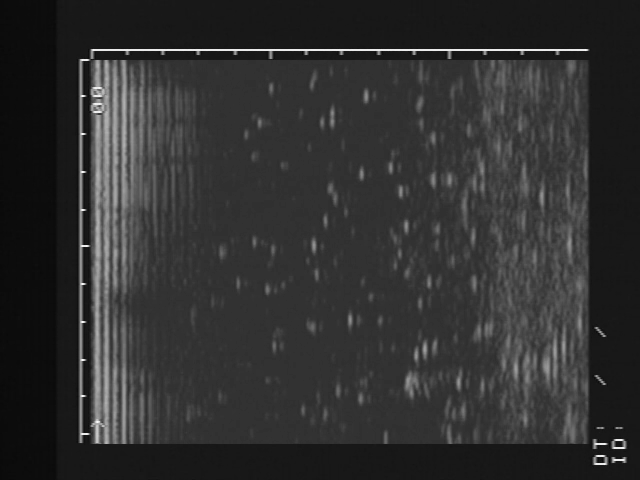
#> input picture frame 28 of Data/scan-3D-ball.mp4, 640 x 480 px, given in place of the camera
$ python pong.py
#> lines starting #> are read from the running program, lines starting #| are printed output that depends on the picture; after the words box and inside, x2 and y2 are one past the last pixel; in counts of white or black regions, pixels touching at a corner belong together
#> in play_video, frame is the input picture: shape (480, 640, 3); min 4, max 255, mean 48.5
#> in prepare_video, `src = cv2.rotate(frame, cv2.ROTATE_90_CLOCKWISE)`:
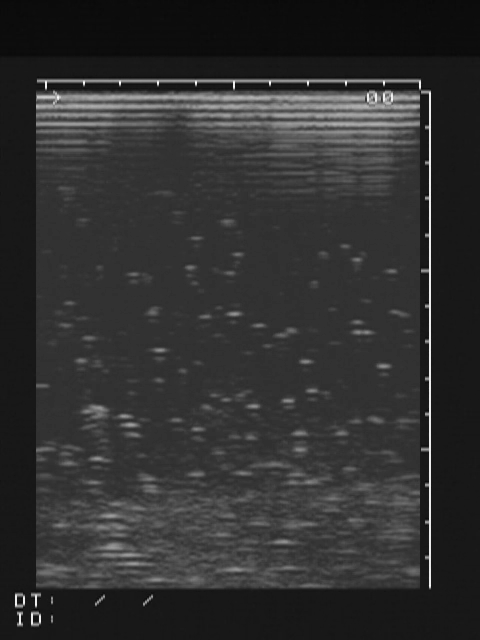
#> src: shape (640, 480, 3); min 4, max 255, mean 48.5
### Demos/Helpers/Player.py
import cv2
import numpy as np
from matplotlib import pyplot
from cv2.typing import MatLike
from .Parameters import KEYS, COLORS
from .Demo_Class import Demo
# from threading import Thread

VIDEO_ID = 2 # video id for the virtual camera
DEFAULT_VID = "../Data/Finger1.mp4"
DEFAULT_OUT_DIR = "../Data/Out"

WINDOW = "Demos"
TRACKBAR = "Input"
TRACKBAR_MIN = 0
TRACKBAR_MAX = 255
US_AREA_THRESHOLD = 40 # pong needs 20 / painter needs 40 (now for some reason)
PROBE_ARTIFACT = 10

# ----- HELPERS ----- #

class US_Area():
    """The area of the image/video that contains only the ultrasound scan"""
    def __init__(self) -> None:
        self.x = 0 # top right
        self.y = 0 # top right
        self.w = 0
        self.h = 0

    def update_US_area(self, gray:MatLike, threshold=US_AREA_THRESHOLD) -> bool:
        """Find the original image so only the Ultrasound scan area is left"""
#> called with threshold = 40
        _, thresh = cv2.threshold(gray, threshold, 255, cv2.THRESH_BINARY)
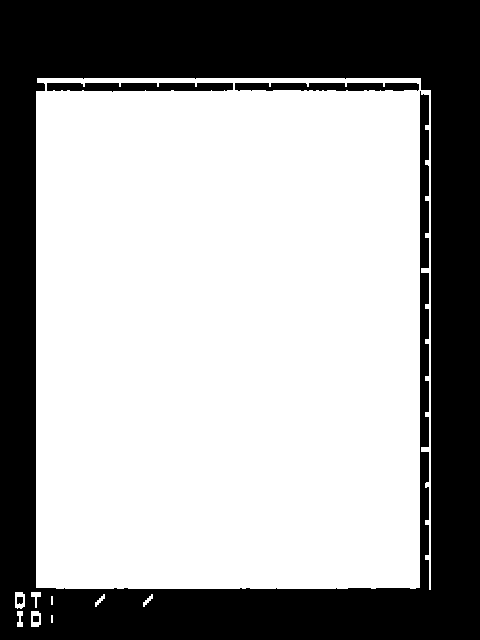
#> thresh: shape (640, 480); 63.5% white; 5 black regions, box (x1, y1, x2, y2) and area: (0, 0, 480, 640) 109211, (47, 83, 233, 92) 1434, (235, 83, 419, 91) 1326, (17, 597, 23, 604) 40, (33, 616, 39, 622) 36
        eroded = cv2.erode(thresh, None, iterations=1) # get rid of text/lines
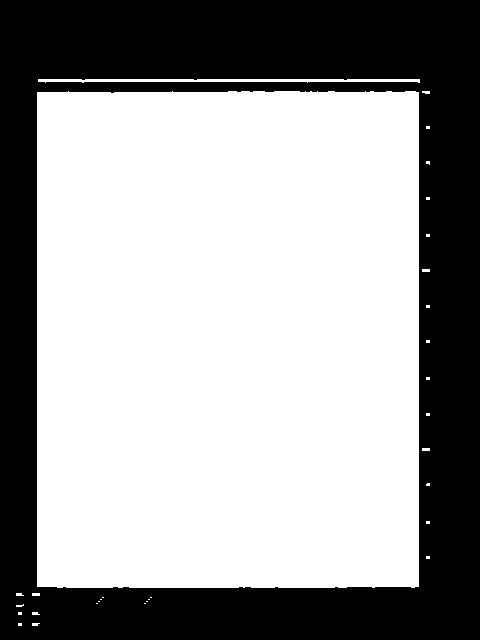
#> eroded: shape (640, 480); 62.2% white; 1 black region
        contours, _ = cv2.findContours(eroded, cv2.RETR_TREE, cv2.CHAIN_APPROX_NONE)
#> contours = 31 contours, 29 with area under 20; largest, box (x1, y1, x2, y2) and area: (37, 91, 419, 588) 188569, (38, 79, 420, 83) 758

        if len(contours) == 0: return False
        x, y, w, h = cv2.boundingRect(max(contours, key=cv2.contourArea))
#> x = 37; y = 91; w = 382; h = 497

        # only change if the x/y coordinates change
        # NOTE: might have to change to w/h to actually detect zoom changes
        if self.x != x and self.y != y:
            self.set_area_parameters(x, y, w, h)
            return True
        return False

    def set_area_parameters(self, x:int, y:int, w:int, h:int):
#> called with x = 37, y = 91, w = 382, h = 497
        self.x = x
#> self.x = 37
        self.y = y
#> self.y = 91
        self.w = w
#> self.w = 382
        self.h = h
#> self.h = 497
#> in prepare_video, `changed_area = self.area.update_US_area(gray, self.demo.us_area_thresh..`: changed_area = True

    def mask_US_area(self, img):
        """Return a copy of the image that is masked to the US-Area (rest is black)"""
        black = np.zeros((img.shape[0], img.shape[1], 3), np.uint8)
        black = cv2.cvtColor(black, cv2.COLOR_BGR2GRAY)
        cv2.rectangle(black, (self.x, self.y), (self.x+self.w, self.y+self.h), COLORS.WHITE, -1)
#> black: shape (640, 480); 62.1% white; 1 black region, box (x1, y1, x2, y2) and area: (0, 0, 480, 640) 116466
        cv2.rectangle(black, (self.x, self.y), (self.x+self.w, self.y+PROBE_ARTIFACT), COLORS.BLACK, -1)
        # -> remove the very top of the area, as there are a lot of probe artifacts and nothing else

        # HACK: remove bottom of area for testing
        cv2.rectangle(black, (self.x, self.y+self.h-PROBE_ARTIFACT), (self.x+self.w, self.h+self.h), COLORS.BLACK, -1)
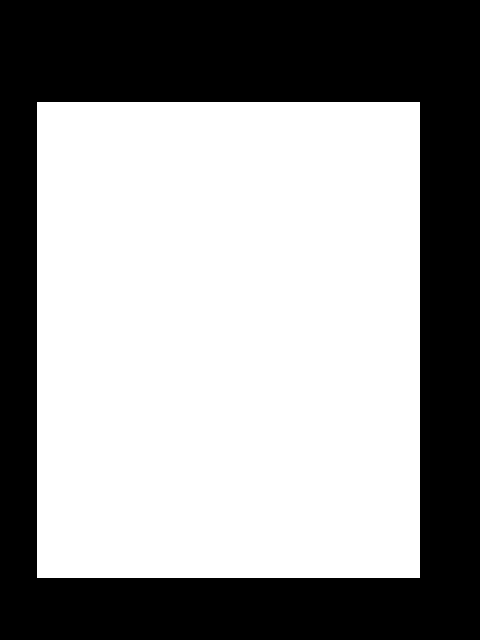
#> black: shape (640, 480); 59.3% white; 1 black region, box (x1, y1, x2, y2) and area: (0, 0, 480, 640) 124892

        _, mask = cv2.threshold(black, 127, 255, 0)
        return cv2.bitwise_and(img, img, mask=mask)
        # via: https://stackoverflow.com/a/42007566
        # ROI = image[y:y+h, x:x+w] (https://stackoverflow.com/a/58177717)


# ----- PLAYER ----- #

class Player():
    def __init__(self, demo:Demo, video:str=DEFAULT_VID) -> None:
        self.demo = demo
        self.area = None
        self.video = video
        self.area = US_Area()
        self.us_area_threshold = US_AREA_THRESHOLD

        self.cap = None

    def start_player(self):
        self.cap = cv2.VideoCapture(VIDEO_ID)
        # self.cap.set(cv2.CAP_PROP_BUFFERSIZE, 2)

        if not self.cap.isOpened():
            if ".mp4" in self.video:
                print("[INFO] - could not find a stream, will use video")
                self.cap = cv2.VideoCapture(self.video)
                self.play_video(self.cap)
            else:
                print("[INFO] - found image")
                frame = cv2.imread(self.video)
                self.show_img(frame)
        else:
            self.play_video(self.cap)

    # [20 lines left out: function show_img, not called in this run]

    def play_video(self, cap:cv2.VideoCapture):

        cv2.namedWindow(WINDOW)
        cv2.createTrackbar("Area", WINDOW, self.demo.us_area_threshold, 255, self.demo.adjust_area)
        cv2.createTrackbar(self.demo.get_slider_name(), WINDOW, self.demo.slider_value,
                            self.demo.slider_max, self.demo.set_slider_input)

        last_frame = None

        while cap.isOpened():
            ret, frame = cap.read()
            if not ret:
                break

            # DEMO output
            frame, masked = self.prepare_video(frame) # only find us area once ?
            out = self.do_demo(frame, masked)

            # KEYBOARD interactions
            key = cv2.waitKeyEx(25)
            if key == ord("q") or key == KEYS.ESC:
                last_frame = out
                return
            else:
                self.handle_key_interaction(key, out)

            # OUT
            cv2.imshow(WINDOW, out)

        self.demo.on_finished(out)
        cv2.destroyAllWindows()
        cap.release()

    # [16 lines left out: function handle_key_interaction, not called in this run]

    # TODO show info about possible key interactions

    def prepare_video(self, frame:MatLike) -> tuple[MatLike]:
        """Rotate the video and find the US area"""
        src = cv2.rotate(frame, cv2.ROTATE_90_CLOCKWISE)
        gray = cv2.cvtColor(src, cv2.COLOR_BGR2GRAY)
        changed_area = self.area.update_US_area(gray, self.demo.us_area_threshold)
        if changed_area:
            self.demo.set_US_area(self.area) # ?
        roi = self.area.mask_US_area(src)
        return (src, roi)

    def do_demo(self, frame:MatLike, gray:MatLike):
        return self.demo.do(frame, gray)

    def save_frame(self, frame:MatLike):
        self.demo.save(frame)

### Demos/Helpers/Demo_Class.py
import os
import cv2
import time
import numpy as np
from .Parameters import COLORS, KEYS
from abc import abstractmethod
from cv2.typing import MatLike

FPS_POS = (10, 20)

DEFAULT_SLIDER_VALUE = 6 # 130 6
DEFAULT_MAX_SLIDER_VALUE = 20 # 255 # 20
DEFAULT_SLIDER_TEXT = "Colors"
DEFAULT_OUT_DIR = "../Data/Out"

DEFAULT_US_AREA_THRESHOLD = 40

class Demo():
    def __init__(self) -> None:
        print("[DEMO] -", self.get_name())
        self.is_debug = False
        self.image_w = None
        self.image_h = None
        self.masked_w = None
        self.masked_h = None

        self.slider_value = DEFAULT_SLIDER_VALUE
        self.slider_max = DEFAULT_MAX_SLIDER_VALUE
        self.slider_name = DEFAULT_SLIDER_TEXT
        self.slider_contours = None

        self.us_area_threshold = DEFAULT_US_AREA_THRESHOLD
        self.area = None

    def get_name(self)-> str:
        return self.__class__.__name__

    def write_text(self, frame:MatLike, text:str, pos:tuple[int])-> None:
        cv2.putText(frame, text, pos, cv2.FONT_HERSHEY_PLAIN, 1, COLORS.WHITE, 1, cv2.LINE_AA)

    def show_fps(self, frame:MatLike)->MatLike:
        self.new_frame_time = time.time()
        try:
            fps = 1 / (self.new_frame_time - self.prev_frame_time)
            fps = int(fps)
        except:
            fps = "x"
        self.prev_frame_time = self.new_frame_time
        text = f"fps: {str(fps)}"
        cv2.putText(frame, text, FPS_POS, cv2.FONT_HERSHEY_PLAIN, 1, COLORS.WHITE, 1, cv2.LINE_AA)

    def toggle_debug(self):
        self.is_debug = not self.is_debug
        print(f"[DEBUG] - {self.is_debug}")

    def get_slider_name(self)-> str:
        return self.slider_name

    def set_slider_input(self, input:int):
        self.slider_value = input

    def adjust_area(self, input:int):
        self.us_area_threshold = input

    # [11 lines left out: function set_slider_with_keys, not called in this run]

    def visualize_slider_change(self, frame):
        if self.slider_contours != None:
            cv2.drawContours(frame, self.slider_contours, -1, COLORS.PURPLE, 1)

    def set_dimensions(self, frame:MatLike, masked:MatLike):
        """Set the dimensions of the frame area"""
        if self.image_h == None and self.image_w == None:
            self.image_h, self.image_w, _ = frame.shape
#> self.image_h = 640; self.image_w = 480
            # self.masked_h, self.masked_w, _ = masked.shape # ??

            print(f"[INFO] Frame is: {self.image_h} x {self.image_w} px (h x w)")
#| [INFO] Frame is: 640 x 480 px (h x w)
            # print(f"[INFO] Mask  is: {self.masked_h} x {self.masked_w} px (h x w)") # ??

    def set_US_area(self, area):
        self.us_area = area

    # ----- ABSTRACT METHODS (for individual overriding) ----- #

    # [17 lines left out: functions on_finished, save, not called in this run]

    @abstractmethod
    def reset(self):
        print("Nothing to reset...")

    @abstractmethod
    def start(self):
        print("Noting to start...")

    @abstractmethod
    def free_key_interaction(self):
        print("Nothing is set...")

    # ----- ALGORITHM - STUFF ----- #

    def pre_tasks(self, frame:MatLike, masked:MatLike):
        """Bundled tasks before every demo"""
        self.set_dimensions(frame, masked)
        self.show_fps(masked)

    @abstractmethod
    def do(self, frame:MatLike, masked:MatLike)-> MatLike:
        """Abstract Method to be overridden by the specific demos.
           This is where the algorithm gets executed. Returns an image."""
        self.pre_tasks(frame, masked)

    @abstractmethod
    def segment(self, frame:MatLike)-> tuple[list, MatLike]:
        """Default segmentation method. Returns the 'brightest' contours."""

        # blur
        frame = cv2.GaussianBlur(frame, (5,5), 0)

        contours, result = color_quantization(frame, self.slider_value)
        # contours, result = threshold(frame, self.slider_value)
        if self.is_debug:
            result = cv2.cvtColor(result, cv2.COLOR_GRAY2BGR)
            cv2.drawContours(result, contours, -1, COLORS.PURPLE, 1)
            return contours, result

        return contours, frame

# ----- SEGMENTATION ----- #

def grayscale(frame:MatLike)-> MatLike:
    """Convert to gray, if it is not already"""
    gray = frame
    if len(frame.shape) == 3:
        gray = cv2.cvtColor(frame, cv2.COLOR_BGR2GRAY)
    return gray

# [5 lines left out: function threshold, not called in this run]

def color_quantization(frame:MatLike, num_colors) -> tuple[MatLike, MatLike]:
    """Use color quantization to segment the image. Returns found contours"""
#> called with num_colors = 6
    # via: https://stackoverflow.com/a/66339640

    frame = cv2.blur(frame, (7,7))

    # convert to gray as float in range 0 to 1
    gray = grayscale(frame)
    gray = gray.astype(np.float32)/255

    # quantize and convert back to range 0 to 255 as 8-bits
    result = 255*np.floor(gray*num_colors+0.5)/num_colors
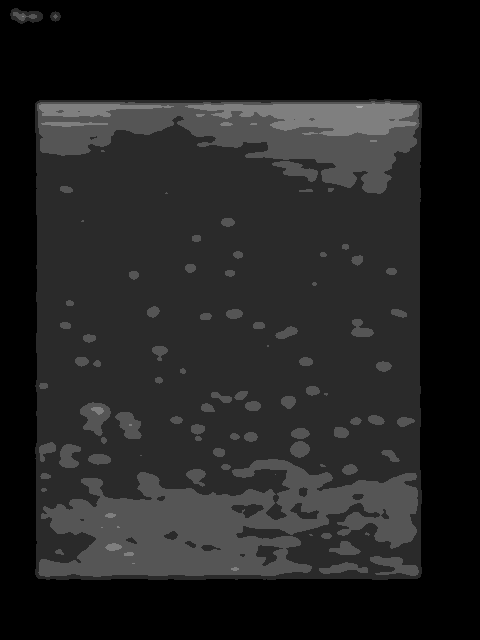
#> result: shape (640, 480) float32; min 0, max 170, mean 33.7
    result = result.clip(0,255).astype(np.uint8)

    # find contours
    _, thresh = cv2.threshold(result, 90, 255, cv2.THRESH_BINARY_INV) # NOTE: Magic number
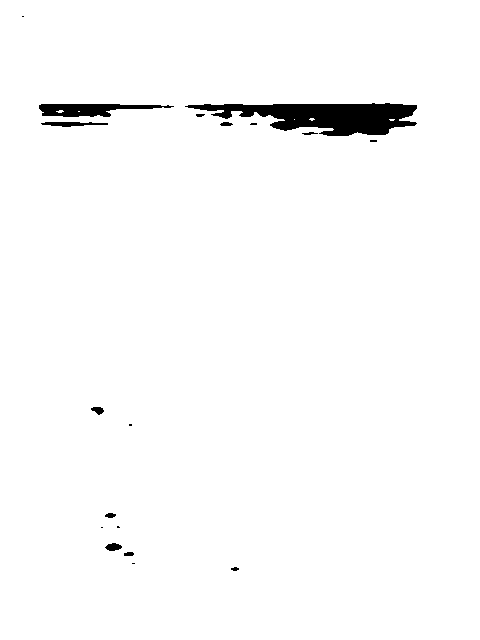
#> thresh: shape (640, 480); 98% white; 18 black regions (7 under 20 px)
    contours, _ = cv2.findContours(thresh, cv2.RETR_TREE, cv2.CHAIN_APPROX_NONE)
#> contours = 24 contours, 10 with area under 20; largest, box (x1, y1, x2, y2) and area: (0, 0, 480, 640) 306081, (184, 102, 418, 137) 4782, (38, 103, 175, 118) 1230, (40, 121, 109, 128) 280, (104, 542, 123, 552) 112

    # filter contours and drop the biggest (entire image), and contours with too small areas (noise)
    contours = sorted(contours, key=cv2.contourArea)
    contours = contours[:-1]
#> contours = 23 contours, 10 with area under 20; largest, box (x1, y1, x2, y2) and area: (184, 102, 418, 137) 4782, (38, 103, 175, 118) 1230, (40, 121, 109, 128) 280, (104, 542, 123, 552) 112, (90, 406, 105, 416) 82
    contours = list(filter(drop_small_areas, contours))
#> contours = 3 contours; box (x1, y1, x2, y2) and area: (184, 102, 418, 137) 4782, (38, 103, 175, 118) 1230, (40, 121, 109, 128) 280

    return contours, result

def drop_small_areas(cnt):
    return cv2.contourArea(cnt) > 200
    # NOTE: Magic Number!!

### Demos/pong.py
import cv2
import math
import random
import numpy as np
from cv2.typing import MatLike
from Helpers.Demo_Class import Demo, grayscale
from Helpers.Player import Player
from Helpers.Parameters import COLORS

"""
Main implementation of the PONG Demo:
    - simplified pong-type game inspired by ultrasound reflections
    - ball falls down the play field and is reflected by hyperechoic objects (e.g. finger)

Ultrasound settings:
    - basically, dimm the image
        - reduce/change the amplification so that your finger is very visible, but very little else
        - but should be pretty close to default settings
        - similar to painter.py
    - Example /w Philips SDR-1200:
        - Amplification of entire field: 40 (out of 60)
        - Amplification of near field: 30
        - Focus: Middle and Far (F1)
"""

# Area at the top of the US_IMAGE that contains noise from the probe (adjust as needed)
SENSOR_ARTIFACT_AREA = 100

# How much to go to each side of the collision point on the contour
OFFSET_COLLISION_END_POINTS = 10

# Pong Settings
SPEED = 8
CIRCLE_RADIUS = 10

DEGREES_90 = 90
DEGREES_180 = 180


class Game(Demo):
    def __init__(self) -> None:
        super().__init__()
        self.pong = Pong()

    def do(self, frame: MatLike, masked: MatLike) -> MatLike:
        super().do(frame, masked)

        contours, frame = self.segment(masked)
        self.do_pong(frame, contours)

        return frame

    def do_pong(self, frame:MatLike, contours):
        if self.image_h == None: pass
        self.pong.set_area(self.us_area)
        self.pong.update(self.image_h, self.image_w, contours)
        self.pong.draw(frame, self.is_debug)

# ----- PONG ----- #

class Pong():
    def __init__(self) -> None:
        self.speed = SPEED
        self.radius = CIRCLE_RADIUS
        self.color = COLORS.GREEN
        self.score = 0

        self.x0 = 250 # starting point
        self.y0 = 0 # starting point
        self.x = self.x0
        self.y = self.y0
        self.incidence_start = [self.x0, self.y0]
        self.reflection_angle = math.radians(DEGREES_90)
        self.collision_line = []
        self.reflection_line = []
        self.incidence_line = []
        self.has_reflected = False # so it doesn't bounce inside the contour

        self.us_area = None # the actual US area

    # ----- GAME LOGIC ----- #

    def set_area(self, area):
        if area != None and self.us_area != None: return
        self.us_area = area

    def update(self, image_height, image_width, contours):
#> called with image_height = 640, image_width = 480
        if self.y > SENSOR_ARTIFACT_AREA: # ignore sensor-artifacts at the top
            self.check_collision(contours)

        self.x, self.y = self.calculate_new_xy((self.x, self.y), self.speed, self.reflection_angle)
#> self.x = 250; self.y = 8
        self.check_oob(image_height, image_width)

    def check_oob(self, area_height, area_width):
        """Check if the Ball is out of bounds of the screen"""
#> called with area_height = 640, area_width = 480

        # Bottom
        if self.y >= area_height:
            self.reset()
        else: # also reflect
            start = [0, 0]
            end = [area_width, area_height]
#> end = [480, 640]

            if self.y <= 0: # top = GOAL
                self.score += 1
                end[:] = [area_width, 0]
                self.reset(soft_reset=False)
            # NOTE: does not always work -> but usually gets out of bounds anyway
            elif self.x > area_width: # right side
                start[:] = [area_width, 0]
                end[:] = [area_width, area_height]
                self.calculate_reflection(start, end)
            elif self.x <= 0: # left side
                end[:] = [0, area_height]
                self.calculate_reflection(start, end)

    # [71 lines left out: functions check_collision, calculate_reflection, closest_point, not called in this run]

    def calculate_new_xy(self, old_xy:tuple, speed, angle_in_radians):
        """Use an angle to calculate the new coordinates, via: https://stackoverflow.com/a/46697552"""
        old_x, old_y = old_xy
        new_x = int(old_x + (speed*math.cos(angle_in_radians)))
        new_y = int(old_y + (speed*math.sin(angle_in_radians)))
        return new_x, new_y

    # [4 lines left out: function get_slope, not called in this run]

    def get_angle_between_lines(self, slope1, slope2):
        """Get the angle between two lines in degrees, via: https://stackoverflow.com/a/57503229"""
        return math.degrees(math.atan((slope2-slope1)/(1+(slope2*slope1))))

    # ----- GAME HELPERS ----- #

    # [8 lines left out: function reset, not called in this run]
        # self.radius = random.randint(5, 20)

    def update_spawn_point(self):
        """Randomly set the spawn point within the actual ultrasound area"""
        self.x = random.randint(self.us_area.x, self.us_area.w)

    def draw(self, frame, debug=False)-> None:
#> called with debug = False
        cv2.circle(frame, (self.x, self.y), self.radius, self.color, -1)
        self.write_score(frame)

        # DEBUG info
        if debug:
            self.draw_debug_lines(frame)

    # [16 lines left out: function draw_debug_lines, not called in this run]


    def write_score(self, frame):
        text = f"Score: {self.score}"
        pos = (40, 50)
        cv2.putText(frame, text, pos, cv2.FONT_HERSHEY_PLAIN, 1, COLORS.GREEN, 1, cv2.LINE_AA)
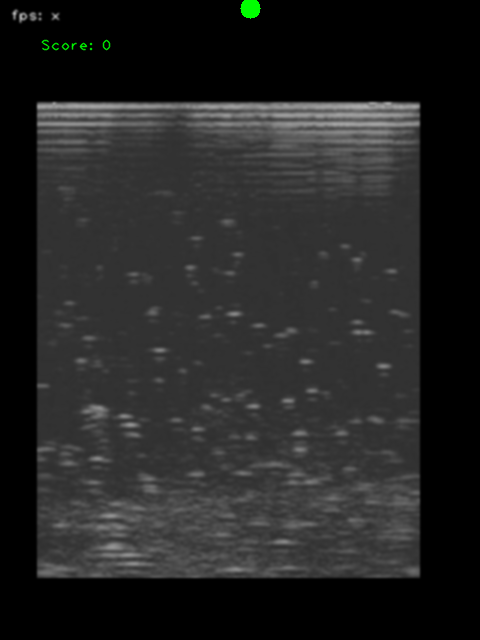
#> frame: shape (640, 480, 3); mean of channels 0, 1, 2 36.4, 36.8, 36.4; drawn as B, G, R

# ----- MAIN ----- #

video = "../Data/pong_match.mp4"
player = Player(Game(), video)
player.start_player()
#> (key q is pressed here)
